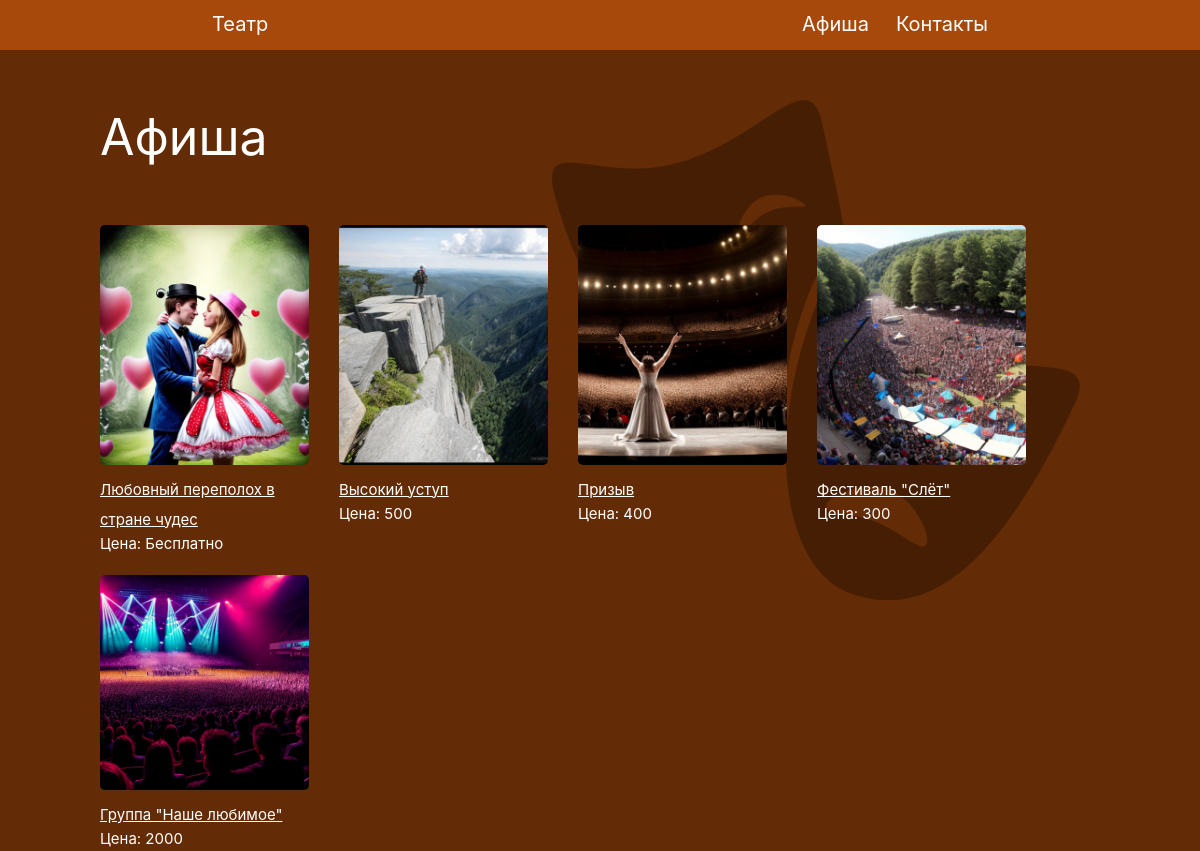
Screenshot of /afisha/ with the database file from the repository.
### main/models.py (models this page shows, shortened)
class Concert(models.Model):
    name_concert = models.CharField(max_length=50)
    description = models.TextField(max_length=500)
    length = models.TimeField()
    type = models.ForeignKey('Type', on_delete=models.PROTECT)
    janr = models.ForeignKey('Janr', blank=True, null=True, on_delete=models.PROTECT)
    regisser = models.ForeignKey('Regisser', blank=True, null=True, on_delete=models.PROTECT)
    date_time = models.ForeignKey('Time', on_delete=models.PROTECT)
    img = models.ImageField(upload_to='photo/', blank=True, null=True)
    price = models.IntegerField(blank=True, null=True)

### main/views.py (the view)
# urls.py: path('afisha/', views.afishaSite, name='afisha'),
def afishaSite(request):
    concert = Concert.objects.all()
    return render(request, 'main/afishaSite.html', {'concert': concert})

### main/templates/main/afishaSite.html (shortened to what this page needs)
{% extends 'main/layout.html' %}
{% load static %}
{% block css %}
<link rel="stylesheet" href="{% static 'main/css/afishaBuy.css' %}">
{% endblock %}
{% block content %}
    <div class="text-overlay-span">
        Афиша
    </div>
    {% for el in concert %}
    <div class="block-afisha">
        <img src="{{ el.img.url }}" alt="" class="image-afisha-buy">
        <a class="text-afisha-info-next" href="{% url 'more_info' el.pk %}">{{ el.name_concert }}</a>
        <div class="text-afisha-info">Цена:
            {% if el.price == None %}
                Бесплатно
            {% else %}
               {{ el.price }}
            {% endif %}</div>
    </div>
    {% endfor %}
{% endblock %}

### main/templates/main/layout.html (shortened to what this page needs)
{% load static %}
<!DOCTYPE html>
<html lang="ru">
<head>
    <link rel="stylesheet" href="{% static 'main/css/mainSite.css' %}">
    {% block css %}{% endblock %}
</head>
    <body class="body-style">
        <header>
            <nav class="nav">
                <div class="nav-left">
                    <a href="{% url 'home' %}">Театр</a>
                </div>
                <div class="nav-right">
                    <a href="{% url 'afisha' %}">Афиша</a>
                    <a href="{% url 'contacts' %}">Контакты</a>
                </div>
            </nav>
        </header>
        <div class="container">
            <div class="text-overlay {% block zal %}{% endblock %}">
            {% block content %}
            {% endblock %}
            </div>
        </div>
        <img class="image-section" src="{% static 'main/image/masces.png' %}" alt="">
    </body>
</html>

### main/static/main/css/mainSite.css (style rules this page uses)
* { margin:0; padding:0; box-sizing:border-box; font-family: "Inter", sans-serif; }
img { object-fit: cover; }
.body-style { background-color: rgb(100, 44, 6); max-height: 100px; }
a { color: rgb(255, 255, 255); text-decoration: none; }
header { position: relative; font-weight: 400; height: 50px; background-color: rgb(167, 73, 11); }
nav { display: flex; font-weight: 400; align-items: center; margin-left: auto; margin-right: auto; justify-content: space-between; margin: 0 200px; padding: 12px; gap: 27px; }
.nav-left { display: flex; font-size: 20px; color: black; }
.nav-right { display: flex; color: black; font-size: 20px; gap: 27px; }
.container { position: relative; margin-left: 100px; margin-top: 50px; }
.image-section { max-height: 500px; opacity: 0.3; display: block; margin-top: 50px; margin-left: auto; margin-right: 10%; }
.text-overlay { z-index: 100; position: absolute; color: #ffffff; font-size: 20px; width: 95%; opacity: 1; line-height: 1.5; display: flex; flex-wrap: wrap; }
.text-overlay-span { font-size: 50px; flex-basis: 100%; }

### main/static/main/css/afishaBuy.css (style rules this page uses)
* { margin:0; padding:0; box-sizing: border-box; font-family: "Inter", sans-serif; }
a { cursor: pointed; }
img { object-fit: cover; }
.image-afisha-buy { max-width: 100%; height: 80%; border-radius: 5px; }
.block-afisha { margin-top: 50px; margin-right: 30px; width: 20%; }
.text-afisha-info { font-size: 15px; }
.text-afisha-info-next { font-size: 15px; text-decoration: underline; cursor: pointer; }

### rows the page displays
Concert: img (picture), name_concert "Любовный переполох в стране чудес", shows "Бесплатно"
Concert: img (picture), name_concert "Высокий уступ", price "500"
Concert: img (picture), name_concert "Призыв", price "400"
Concert: img (picture), name_concert "Фестиваль \"Слёт\"", price "300"
Concert: img (picture), name_concert "Группа \"Наше любимое\"", price "2000"
